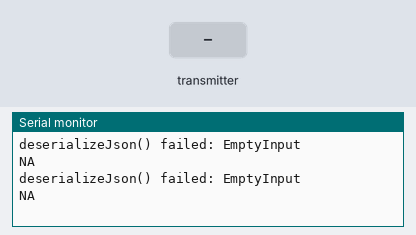
Recording of a sketch running on a simulated ESP8266 (NodeMCU). On the bench: the last lines printed to the serial monitor. The inputs (shaded band) are chosen by the test bench. WiFi joins after 1.5 s; servers stay silent unless stated; uploads are accepted with an empty reply; no radio packets arrive unless stated.

Above: at 3.0 s.
3.1 s: the transmitter starts sending id = 0
At 3.67 s:
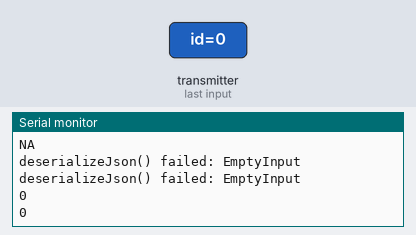
5.4 s: the transmitter starts sending data1 = 256
At 6.08 s:
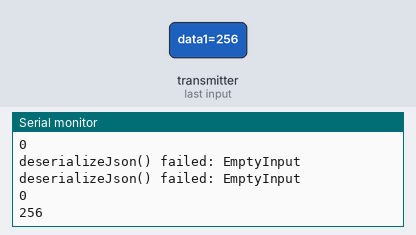
6.9 s: the transmitter starts sending id = 1
8.4 s: the transmitter starts sending data1 = 512
At 9.69 s:
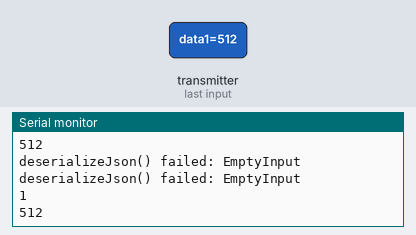
Timing chart, 0 to 10.9 s (numbered marks = the images above; inputs shaded):
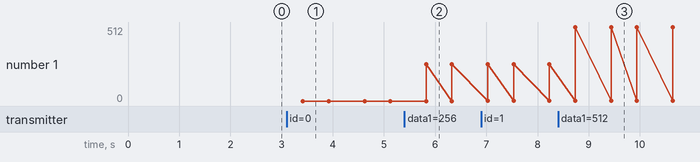

The sketch:

main_NodeMCU_module.ino
```cpp
#include <ESP8266WiFi.h>
#include <ESP8266HTTPClient.h>

#include <ArduinoJson.h>
#include <BlynkSimpleEsp8266.h>

#include <SPI.h>
#include "nRF24L01.h"
#include "RF24.h"

RF24 radio(D4, D2);
HTTPClient http;

// WiFi Parameters
char auth[] = "3e883JyisvmmRpfE9RrWlw_Qoa-B0vCX";
char ssid[] = "RT-WiFi_95B8";
char pass[] = "9edt3JgT";

String url = "http://192.168.0.18:8080/data";
String contentType = "application/json";

byte address[][6] = {"1Node", "2Node", "3Node", "4Node", "5Node", "6Node"};

unsigned long timer_rxtx;
unsigned long timer_json;

struct OutData {
  float outTempUpperSensor;
  float outTempLowerSensor;
  float outHumUpperSensor;
  float outHumLowerSensor;
  short outRawWaterData;
  int blynkButtonState;
};

struct InData {
  float inTempUpperSensor;
  float inTempLowerSensor;
  float inHumUpperSensor;
  float intHumLowerSensor;
  short actualWaterLevel;
  float scale;
  byte waterNotifyFlag;
  const char* waterNotificationMessage;
  byte stateFlag = 0;
};

struct Data {
  short id = 0; // id 1 = модуль температуры в сарае, id 2 = модуль воды
  short data1 = 0;
  float data2 = 0;
  float data3 = 0;
  float data4 = 0;
  float data5 = 0;
};

OutData outData;
InData  inData;
Data data;

void setup() {
  Serial.begin(9600);
  Blynk.begin(auth, ssid, pass);

  setupRadio();

  timer_json = millis();
  timer_rxtx = millis();
}

void loop() {
  Blynk.run();

  if (millis() - timer_rxtx >= 500) {
    processTXData();
    processRXData();
    timer_rxtx = millis();
  }

  if (millis() - timer_json >= 200) {
    sendDataToServer();
    setBlynk();
    if (inData.waterNotifyFlag == 1) {
      Blynk.notify(inData.waterNotificationMessage);
    }
    timer_json = millis();
  }
}

void sendDataToServer() {
    http.begin(url);
    http.addHeader("Content-Type", contentType);
    int httpCode = http.POST(buildJsonToPost());  //Для POST добавить аргумент buildJsonToPost()
    if (httpCode > 0) {
        buildJsonToGet();
    }
    http.end(); //Close connection
}

String buildJsonToPost() {
  const size_t capacity = JSON_OBJECT_SIZE(6);
  String json;
  DynamicJsonDocument docToPost(capacity);

  docToPost["outTempUpperSensor"] = outData.outTempUpperSensor;
  docToPost["outTempLowerSensor"] = outData.outTempLowerSensor;
  docToPost["outHumUpperSensor"]  = outData.outHumUpperSensor;
  docToPost["outHumLowerSensor"]  = outData.outHumLowerSensor;
  docToPost["outRawWaterData"]    = outData.outRawWaterData;
  docToPost["blynkButtonState"]   = outData.blynkButtonState;

  serializeJson(docToPost, json);
  return json;
}

void buildJsonToGet() {
  const size_t capacity = JSON_OBJECT_SIZE(9) + 250;
  DynamicJsonDocument docToGet(capacity);
  DeserializationError error = deserializeJson(docToGet, http.getString());
  if (error) {
      Serial.print(("deserializeJson() failed: "));
      Serial.println(error.c_str());
      return;
    }

  inData.inTempUpperSensor        = docToGet["inTempUpperSensor"];
  inData.inTempLowerSensor        = docToGet["inTempLowerSensor"];
  inData.inHumUpperSensor         = docToGet["inHumUpperSensor"];
  inData.intHumLowerSensor        = docToGet["intHumLowerSensor"];
  inData.actualWaterLevel         = docToGet["actualWaterLevel"];
  inData.scale                    = docToGet["scale"];
  inData.waterNotifyFlag          = docToGet["waterNotifyFlag"];
  inData.waterNotificationMessage = docToGet["waterNotificationMessage"];
  inData.stateFlag                = docToGet["stateFlag"];
}

void processRXData(){
  radio.startListening();
    if (radio.available()) {
       radio.read(&data, sizeof(data));
       Serial.println(data.id);
       Serial.println(data.data1);
       if (data.id == 1) { // модуль температуры
           outData.outTempUpperSensor = data.data2;
           outData.outTempLowerSensor = data.data3;
           outData.outHumUpperSensor =  data.data4;
           outData.outHumLowerSensor =  data.data5;
       } else if (data.id == 2) {
          outData.outRawWaterData = data.data1;
       }
    } else {
      Serial.println("NA");
    }
}

void processTXData() {
    radio.stopListening();
    radio.write(&inData.stateFlag, sizeof(inData.stateFlag));
}

void setBlynk() {
  Blynk.virtualWrite(V5, inData.scale);
  Blynk.virtualWrite(V6, inData.actualWaterLevel);
  Blynk.virtualWrite(V7, inData.stateFlag);
}

BLYNK_WRITE(V7) {
  outData.blynkButtonState = param.asInt();
}

void setupRadio() {
  radio.begin(); //активировать модуль
  radio.setAutoAck(1);         //режим подтверждения приёма, 1 вкл 0 выкл
  radio.setRetries(1, 15);    //(время между попыткой достучаться, число попыток)
  radio.enableAckPayload();    //разрешить отсылку данных в ответ на входящий сигнал
  radio.setPayloadSize(32);     //размер пакета, в байтах
  radio.setChannel(0x6b);
  radio.openWritingPipe(address[0]);   //мы - труба 0, открываем канал для передачи данных
  radio.openReadingPipe(1, address[1]);
  radio.setPALevel (RF24_PA_MAX);
  radio.setDataRate (RF24_250KBPS);
  radio.powerUp(); //начать работу
  radio.startListening();  //не слушаем радиоэфир, мы передатчик
}
```

Measured:
- after the input at 3.1 s, the serial monitor: prints a new line after 0.32 s (image 1)
- after the input at 5.4 s, the serial monitor: prints a new line after 0.43 s (image 2)
- after the input at 8.4 s, the serial monitor: prints a new line after 0.34 s (image 3)
- plotted number 1: 0 → 256 after the input at 5.4 s, 256 → 512 after the input at 8.4 s
